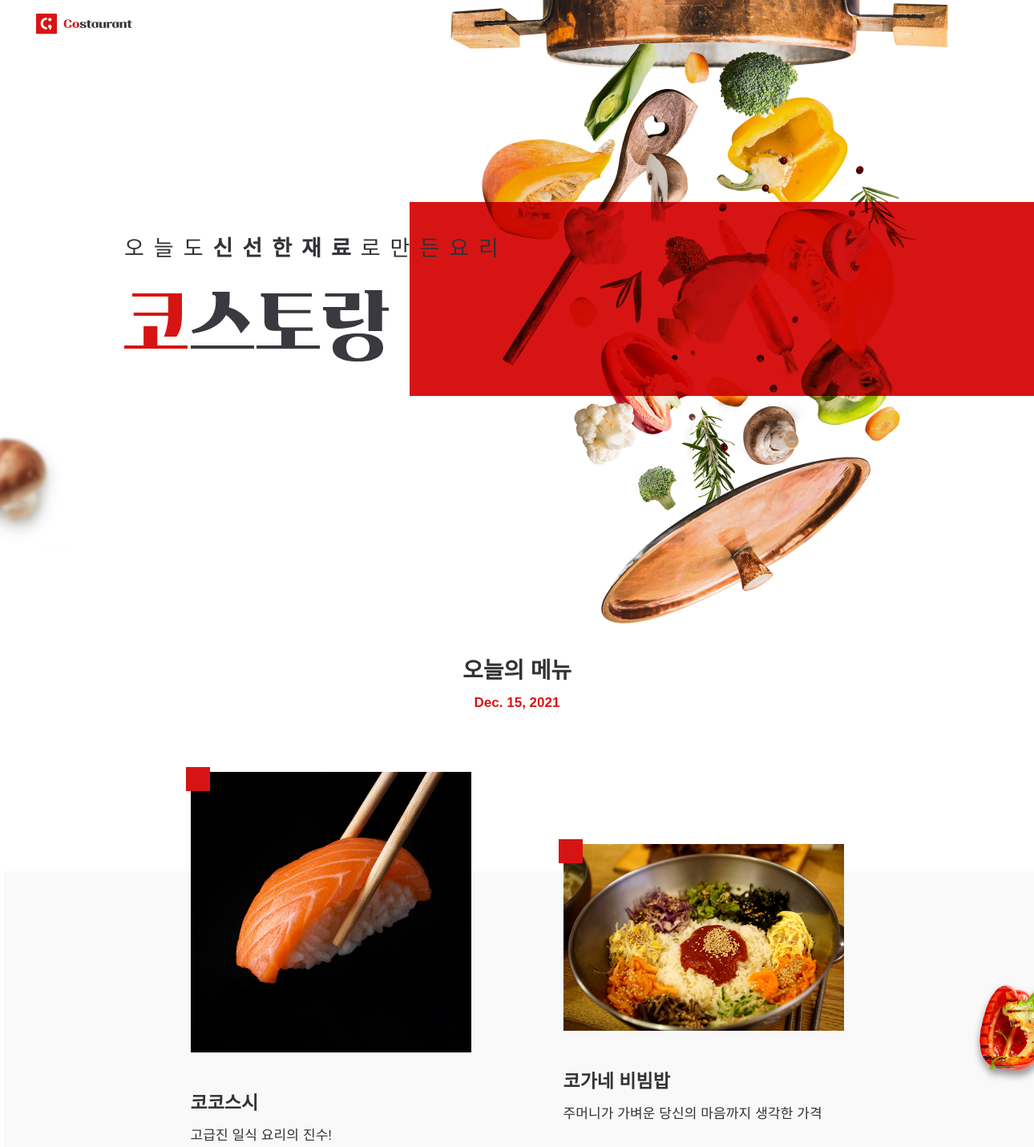
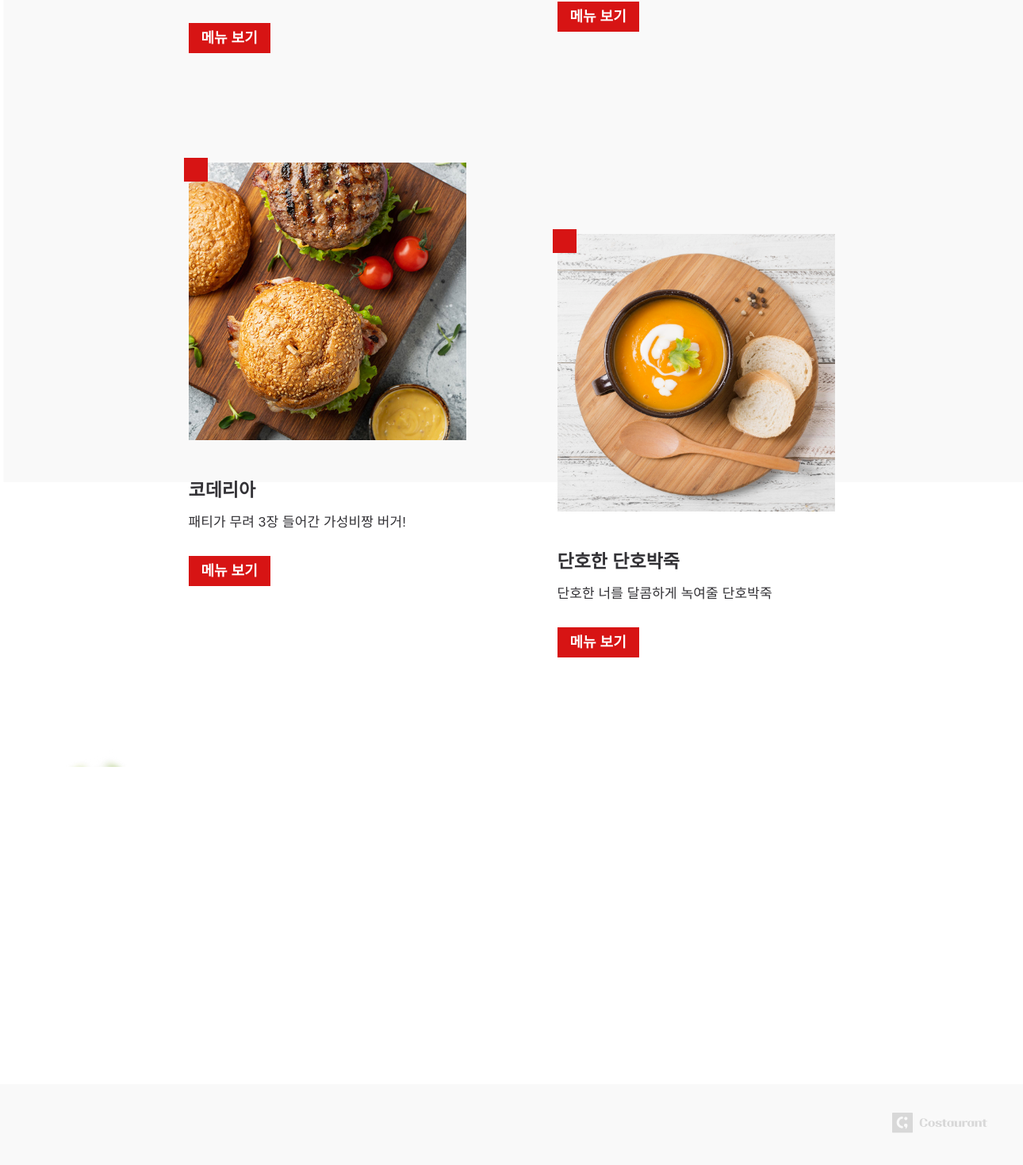
The page /menus/ on the database its author committed (2 pictures, top to bottom).
### menus/models.py (models this page shows, shortened)
class Menu(models.Model):
    name = models.CharField(max_length=80)
    name_eng = models.CharField(max_length=80)
    description = models.CharField(max_length=120)
    price = models.IntegerField()
    img_path = models.CharField(max_length=255)

### menus/views.py (the view)
# urls.py: path('', views.index),
def index(request):
    context = dict()
    today = datetime.today().date()
    menus = Menu.objects.all()
    context['date'] = today
    context['menus'] = menus
    return render(request, 'menus/index.html', context=context)

### menus/templates/menus/index.html (shortened to what this page needs)
{% load static %}
<!DOCTYPE html>
<html>
<head>
    <link rel="stylesheet" href={% static "menus/css/styles.css" %}>
    <link rel="stylesheet" type="text/css"
    href="https://cdn.rawgit.com/moonspam/NanumSquare/master/nanumsquare.css">
</head>
<body>
    <div id="header">
        <div class="container">
            <div class="nav">
                <a href="index.html"><img src={% static "menus/images/logo-color.svg" %}></a>
            </div>
            <div class="header_txt">
                <p>오늘도<b>신선한재료</b>로만든요리</p>
                <h1><img src={% static "menus/images/header-txt.svg" %} style="width=330; height=89;"></h1>
            </div>
        </div>
    </div>
    <div id="content">
       <div class="container">
            <div class="content_txt">
                <h2>오늘의 메뉴</h2>
                <p class="date-text"> {{date}} </p>
            </div>
            <div class="food_container">
                {% for menu in menus %}
                    <div class="food">
                    <img src={% get_static_prefix %}{{menu.img_path}}/>
                    <div class="info">
                    <h3>{{menu.name}}</h3>
                    <p>{{menu.description}}</p>
                    <a href="{{menu.id}}">메뉴 보기</a>
                    </div>
                    </div>
                {% endfor %}
           </div>
       </div>
    </div>
    <div id="footer">
        <div class="container">
            <div class="footer">
                <img src={% static "menus/images/logo-gray.svg" %}>
            </div>
        </div>
    </div>
</body>
</html>

### menus/static/menus/css/styles.css (style rules this page uses)
h1,h2,h3,p,a,ul,li { margin: 0; padding: 0; font-family : 'NanumSquare', sans-serif; font-weight: 200; list-style: none; text-decoration: none; outline: none; }
b { font-weight: 900; }
body { margin: 0; padding: 0; background: #fff; }
img { margin: 0; padding: 0; border: 0 }
#header,#content,#footer { min-width: 1280px; }
#header { height: 814px; background: url(../images/header-img.png) no-repeat right top /779px 813px,url(../images/bg-img-mashroom.jpg) no-repeat left 520px/92px 169px; }
#content { height: 100%; background: url(../images/bg-img-paprica.png) no-repeat right 388px/108px 192px, url(../images/bg-rectangle.svg) no-repeat left 273px/1465px 952px, url(../images/bg-img-brocoli.jpg) no-repeat 5% 1550px/131px 138px; }
#footer { background: url(../images/bg-rectangle.svg) no-repeat right bottom/1456px; margin-top: 400px; }
.container { width: 1200px; margin: 0 auto; }
.nav { height: 60px; padding-top: 17px; box-sizing: border-box; }
.header_txt { margin: 228px 0 0 110px; }
.header_txt p { margin-bottom: 35px; font-size: 27px; letter-spacing: 12px; color: #333236; }
.content_txt h2 { text-align: center; font-size: 28px; font-weight: 600; letter-spacing: -0.1px; color: #333236; }
.content_txt p { margin: 13px 0 76px; text-align: center; font-size: 17px; font-weight: 600; color: #d71414; }
.food_container { width: 815px; margin: 0 auto; display: flex; flex-direction: row; flex-wrap: wrap; justify-content: space-between; align-items: flex-start; align-content: stretch; }
.food { flex-basis: 350px; padding-bottom: 146px; position: relative; }
.food:after { content: ""; display: block; width: 30px; height: 30px; position: absolute; background: #d71414; top: -6px; left: -6px; z-index: 1; }
.food:nth-child(2n) { margin-top: 90px; }
.food img { width: 100%; height: 100%; }
.info h3 { padding: 40px 0 13px; font-size: 23px; font-weight: 600; color: #333236; }
.info p { padding-bottom: 34px; line-height: 1.5; letter-spacing: 0.1px; font-size: 17px; color: #333236; }
.info a { padding: 9px 16px; font-size: 18px; font-weight: 600; background: #d71414; color: #fff; position: relative; transition: all 0.3s; }
.footer { text-align: right; padding: 36px 0; }

### rows shown on the page
Menu: img_path (picture), name "코코스시", description "고급진 일식 요리의 진수!"
Menu: img_path (picture), name "코가네 비빔밥", description "주머니가 가벼운 당신의 마음까지 생각한 가격"
Menu: img_path (picture), name "코데리아", description "패티가 무려 3장 들어간 가성비짱 버거!"
Menu: img_path (picture), name "단호한 단호박죽", description "단호한 너를 달콤하게 녹여줄 단호박죽"

### other values the page prints
{{ date }} "Dec. 15, 2021"
